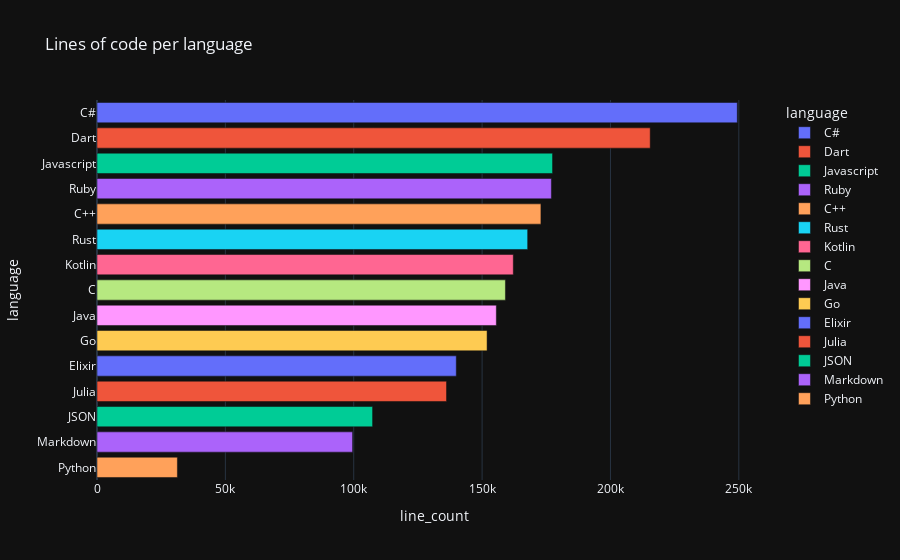

Notebook code for this chart:
### Code cell
fig = px.bar(lines
        .sort_values(by='line_count', ascending=False)['line_count']
        .head(30).to_frame().reset_index(), 
    x="line_count", y="language", template="plotly_dark", color="language", title="Lines of code per language"
)

with open("../resources/lines_of_code_per_lang_augment.json", "w") as spcy:
    spcy.write(fig.to_json())

fig.show()

### Figure 1 — Plotly figure (JSON) as saved in the notebook; plotly's stock layout.template omitted (floating-point values rounded to 4 significant figures)
{"data": [{"alignmentgroup": "True", "hovertemplate": "language=%{y}<br>line_count=%{x}<extra></extra>", "legendgroup": "C#", "marker": {"color": "#636efa", "pattern": {"shape": ""}}, "name": "C#", "offsetgroup": "C#", "orientation": "h", "showlegend": true, "textposition": "auto", "type": "bar", "x": [249406], "xaxis": "x", "y": ["C#"], "yaxis": "y"}, {"alignmentgroup": "True", "hovertemplate": "language=%{y}<br>line_count=%{x}<extra></extra>", "legendgroup": "Dart", "marker": {"color": "#EF553B", "pattern": {"shape": ""}}, "name": "Dart", "offsetgroup": "Dart", "orientation": "h", "showlegend": true, "textposition": "auto", "type": "bar", "x": [215482], "xaxis": "x", "y": ["Dart"], "yaxis": "y"}, {"alignmentgroup": "True", "hovertemplate": "language=%{y}<br>line_count=%{x}<extra></extra>", "legendgroup": "Javascript", "marker": {"color": "#00cc96", "pattern": {"shape": ""}}, "name": "Javascript", "offsetgroup": "Javascript", "orientation": "h", "showlegend": true, "textposition": "auto", "type": "bar", "x": [177443], "xaxis": "x", "y": ["Javascript"], "yaxis": "y"}, {"alignmentgroup": "True", "hovertemplate": "language=%{y}<br>line_count=%{x}<extra></extra>", "legendgroup": "Ruby", "marker": {"color": "#ab63fa", "pattern": {"shape": ""}}, "name": "Ruby", "offsetgroup": "Ruby", "orientation": "h", "showlegend": true, "textposition": "auto", "type": "bar", "x": [176993], "xaxis": "x", "y": ["Ruby"], "yaxis": "y"}, {"alignmentgroup": "True", "hovertemplate": "language=%{y}<br>line_count=%{x}<extra></extra>", "legendgroup": "C++", "marker": {"color": "#FFA15A", "pattern": {"shape": ""}}, "name": "C++", "offsetgroup": "C++", "orientation": "h", "showlegend": true, "textposition": "auto", "type": "bar", "x": [172914], "xaxis": "x", "y": ["C++"], "yaxis": "y"}, {"alignmentgroup": "True", "hovertemplate": "language=%{y}<br>line_count=%{x}<extra></extra>", "legendgroup": "Rust", "marker": {"color": "#19d3f3", "pattern": {"shape": ""}}, "name": "Rust", "offsetgroup": "Rust", "orientation": "h", "showlegend": true, "textposition": "auto", "type": "bar", "x": [167752], "xaxis": "x", "y": ["Rust"], "yaxis": "y"}, {"alignmentgroup": "True", "hovertemplate": "language=%{y}<br>line_count=%{x}<extra></extra>", "legendgroup": "Kotlin", "marker": {"color": "#FF6692", "pattern": {"shape": ""}}, "name": "Kotlin", "offsetgroup": "Kotlin", "orientation": "h", "showlegend": true, "textposition": "auto", "type": "bar", "x": [162155], "xaxis": "x", "y": ["Kotlin"], "yaxis": "y"}, {"alignmentgroup": "True", "hovertemplate": "language=%{y}<br>line_count=%{x}<extra></extra>", "legendgroup": "C", "marker": {"color": "#B6E880", "pattern": {"shape": ""}}, "name": "C", "offsetgroup": "C", "orientation": "h", "showlegend": true, "textposition": "auto", "type": "bar", "x": [159088], "xaxis": "x", "y": ["C"], "yaxis": "y"}, {"alignmentgroup": "True", "hovertemplate": "language=%{y}<br>line_count=%{x}<extra></extra>", "legendgroup": "Java", "marker": {"color": "#FF97FF", "pattern": {"shape": ""}}, "name": "Java", "offsetgroup": "Java", "orientation": "h", "showlegend": true, "textposition": "auto", "type": "bar", "x": [155549], "xaxis": "x", "y": ["Java"], "yaxis": "y"}, {"alignmentgroup": "True", "hovertemplate": "language=%{y}<br>line_count=%{x}<extra></extra>", "legendgroup": "Go", "marker": {"color": "#FECB52", "pattern": {"shape": ""}}, "name": "Go", "offsetgroup": "Go", "orientation": "h", "showlegend": true, "textposition": "auto", "type": "bar", "x": [151943], "xaxis": "x", "y": ["Go"], "yaxis": "y"}, {"alignmentgroup": "True", "hovertemplate": "language=%{y}<br>line_count=%{x}<extra></extra>", "legendgroup": "Elixir", "marker": {"color": "#636efa", "pattern": {"shape": ""}}, "name": "Elixir", "offsetgroup": "Elixir", "orientation": "h", "showlegend": true, "textposition": "auto", "type": "bar", "x": [139949], "xaxis": "x", "y": ["Elixir"], "yaxis": "y"}, {"alignmentgroup": "True", "hovertemplate": "language=%{y}<br>line_count=%{x}<extra></extra>", "legendgroup": "Julia", "marker": {"color": "#EF553B", "pattern": {"shape": ""}}, "name": "Julia", "offsetgroup": "Julia", "orientation": "h", "showlegend": true, "textposition": "auto", "type": "bar", "x": [136147], "xaxis": "x", "y": ["Julia"], "yaxis": "y"}, {"alignmentgroup": "True", "hovertemplate": "language=%{y}<br>line_count=%{x}<extra></extra>", "legendgroup": "JSON", "marker": {"color": "#00cc96", "pattern": {"shape": ""}}, "name": "JSON", "offsetgroup": "JSON", "orientation": "h", "showlegend": true, "textposition": "auto", "type": "bar", "x": [107348], "xaxis": "x", "y": ["JSON"], "yaxis": "y"}, {"alignmentgroup": "True", "hovertemplate": "language=%{y}<br>line_count=%{x}<extra></extra>", "legendgroup": "Markdown", "marker": {"color": "#ab63fa", "pattern": {"shape": ""}}, "name": "Markdown", "offsetgroup": "Markdown", "orientation": "h", "showlegend": true, "textposition": "auto", "type": "bar", "x": [99558], "xaxis": "x", "y": ["Markdown"], "yaxis": "y"}, {"alignmentgroup": "True", "hovertemplate": "language=%{y}<br>line_count=%{x}<extra></extra>", "legendgroup": "Python", "marker": {"color": "#FFA15A", "pattern": {"shape": ""}}, "name": "Python", "offsetgroup": "Python", "orientation": "h", "showlegend": true, "textposition": "auto", "type": "bar", "x": [31313], "xaxis": "x", "y": ["Python"], "yaxis": "y"}], "layout": {"autosize": true, "barmode": "relative", "legend": {"title": {"text": "language"}, "tracegroupgap": 0}, "title": {"text": "Lines of code per language"}, "xaxis": {"anchor": "y", "autorange": true, "domain": [0, 1], "range": [0, 262500.0], "title": {"text": "line_count"}, "type": "linear"}, "yaxis": {"anchor": "x", "autorange": true, "categoryarray": ["Python", "Markdown", "JSON", "Julia", "Elixir", "Go", "Java", "C", "Kotlin", "Rust", "C++", "Ruby", "Javascript", "Dart", "C#"], "categoryorder": "array", "domain": [0, 1], "range": [-0.5, 14.5], "title": {"text": "language"}, "type": "category"}}}
